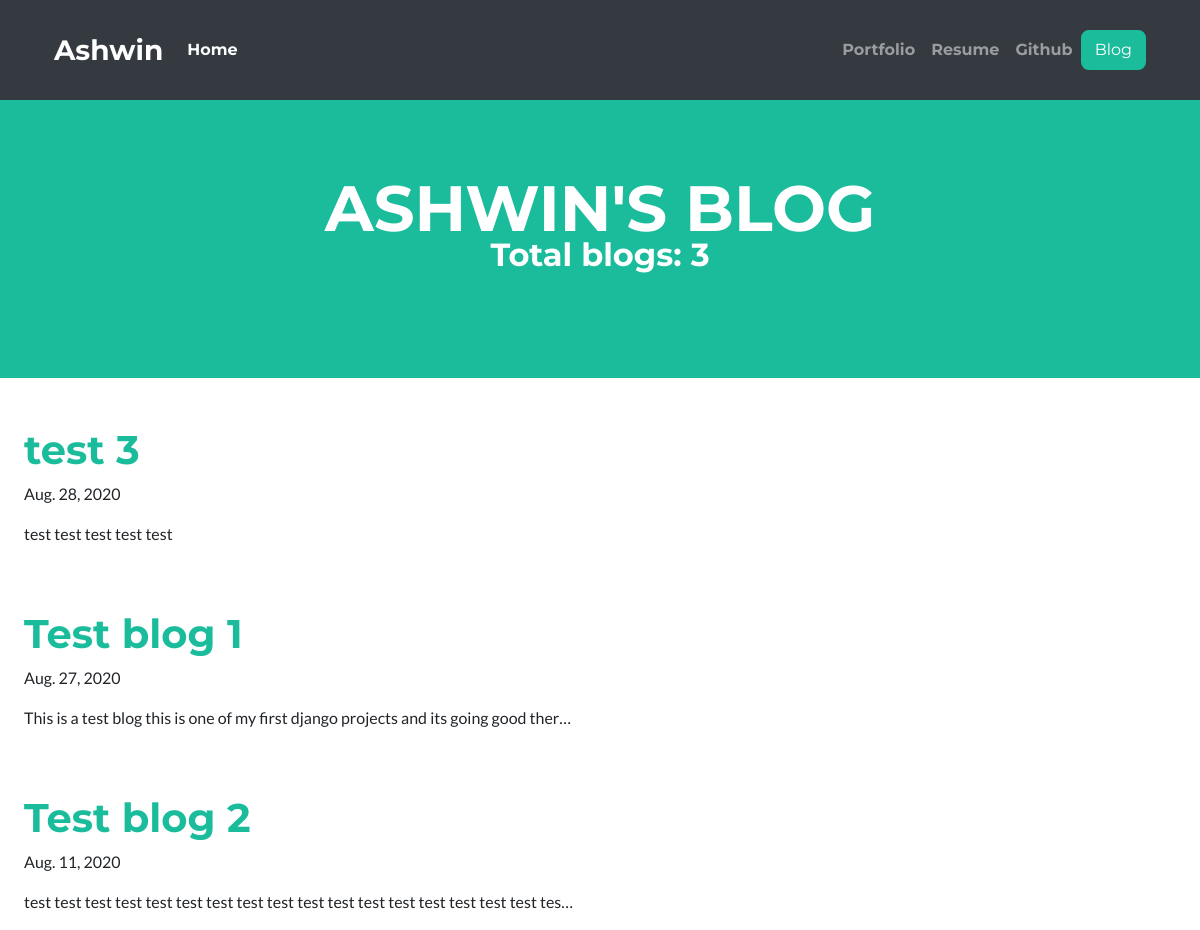
/blog/, run on an earlier commit of the app's database.
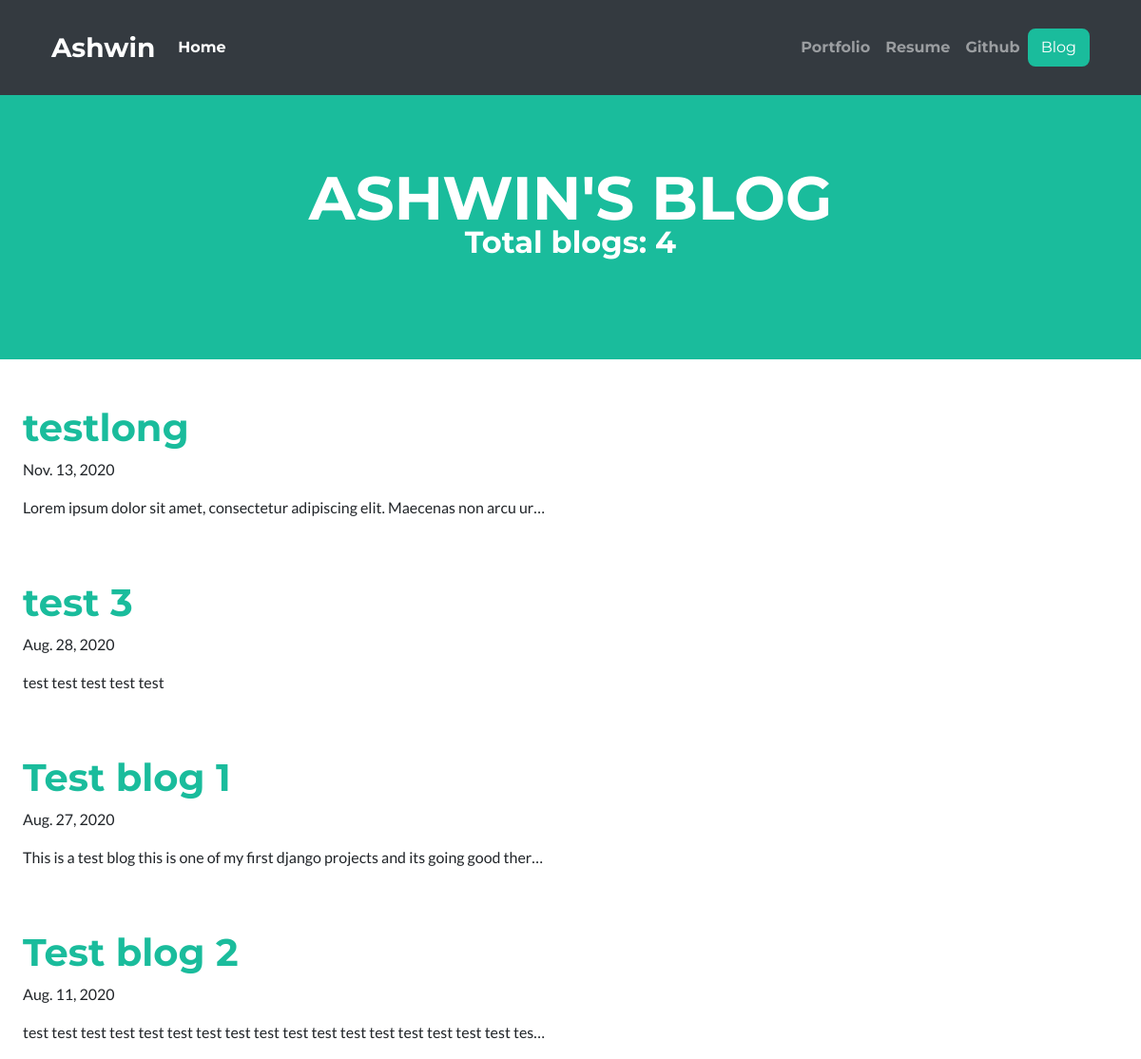
And on a later commit of the database.
### blog/models.py (models this page shows, shortened)
class Blogdata (models.Model):
    title = models.CharField(max_length=100)
    post_date = models.DateField()
    content = models.TextField(max_length=20000)

### blog/views.py (the view)
# urls.py: path('', views.bloghome, name='bloghome'),
def bloghome(request):
    blogdata = Blogdata.objects.order_by('-post_date')
    return render(request, 'blog/bloghome.html', {'blogdata': blogdata})

### blog/templates/blog/bloghome.html
{% extends 'blog/blog-base.html' %}
{% block content %}
<header class="masthead bg-primary text-white text-center">
    <h1 class="masthead-heading text-uppercase mb-0 animate__animated animate__lightSpeedInLeft">Ashwin's Blog</h1>
    <h2 class="animate__animated animate__lightSpeedInLeft animate__delay-1s">Total blogs: {{ blogdata.count }}</h2>
</header>
<div class="container-fluid">
    {% for blog in blogdata %}
<div class="row pt-5 animate__animated animate__fadeInUp">
    <div class="col-6">
        <a href="{% url 'blog:blogmain' blog.id %}"><h1>{{ blog.title }}</h1></a>
        <p>{{ blog.post_date }}</p>
        <p class="text-truncate">{{ blog.content|striptags}}</p>
    </div>
</div>
{% endfor %}
</div>
{% endblock %}

### blog/templates/blog/blog-base.html (shortened to what this page needs)
<!DOCTYPE html>
<html lang="en">
{% load static %}
<head>
    <link rel="stylesheet" href="{% static 'portfolio/styles/styles.css' %}">
     <link rel="stylesheet" href="https://cdnjs.cloudflare.com/ajax/libs/animate.css/4.1.1/animate.min.css"/>
    <link href="https://unpkg.com/aos@2.3.1/dist/aos.css" rel="stylesheet">
</head>
<body>
<nav class="navbar navbar-expand-lg navbar-dark bg-dark" id="mainNav">
    <div class="container">
          <a class="navbar-brand" href="{% url 'home' %}">Ashwin</a>
  <div class="collapse navbar-collapse" id="navbarNav">
    <ul class="navbar-nav">
      <li class="nav-item active">
        <a class="nav-link" href="{% url 'home' %}">Home <span class="sr-only">Generator</span></a>
      </li>
    </ul>
    <ul class="nav navbar-nav ml-auto">
      <li><a class="nav-link" href="#portfolio">Portfolio</a></li>
      <li><a class="nav-link" href="{% static 'portfolio/documents/ashwinkp-resume.pdf' %}">Resume</a></li>
      <li><a class="nav-link" href="https://github.com/RedGlare96">Github</a></li>
      <li><a  href="{% url 'blog:bloghome' %}"><button class="btn btn-primary" type="button">Blog</button></a></li>
    </ul>
  </div>
    </div>
</nav>
{% block content %}
{% endblock %}
</body>
</html>

What changed in the data, as far as the page shows it:
added Blogdata: title "testlong", post_date "Nov. 13, 2020", content "Lorem ipsum dolor sit amet, consectetur adipiscing elit. Maecenas non arcu ur…"
Also different on the page:
{{ blogdata.count }}: "3" → "4"
